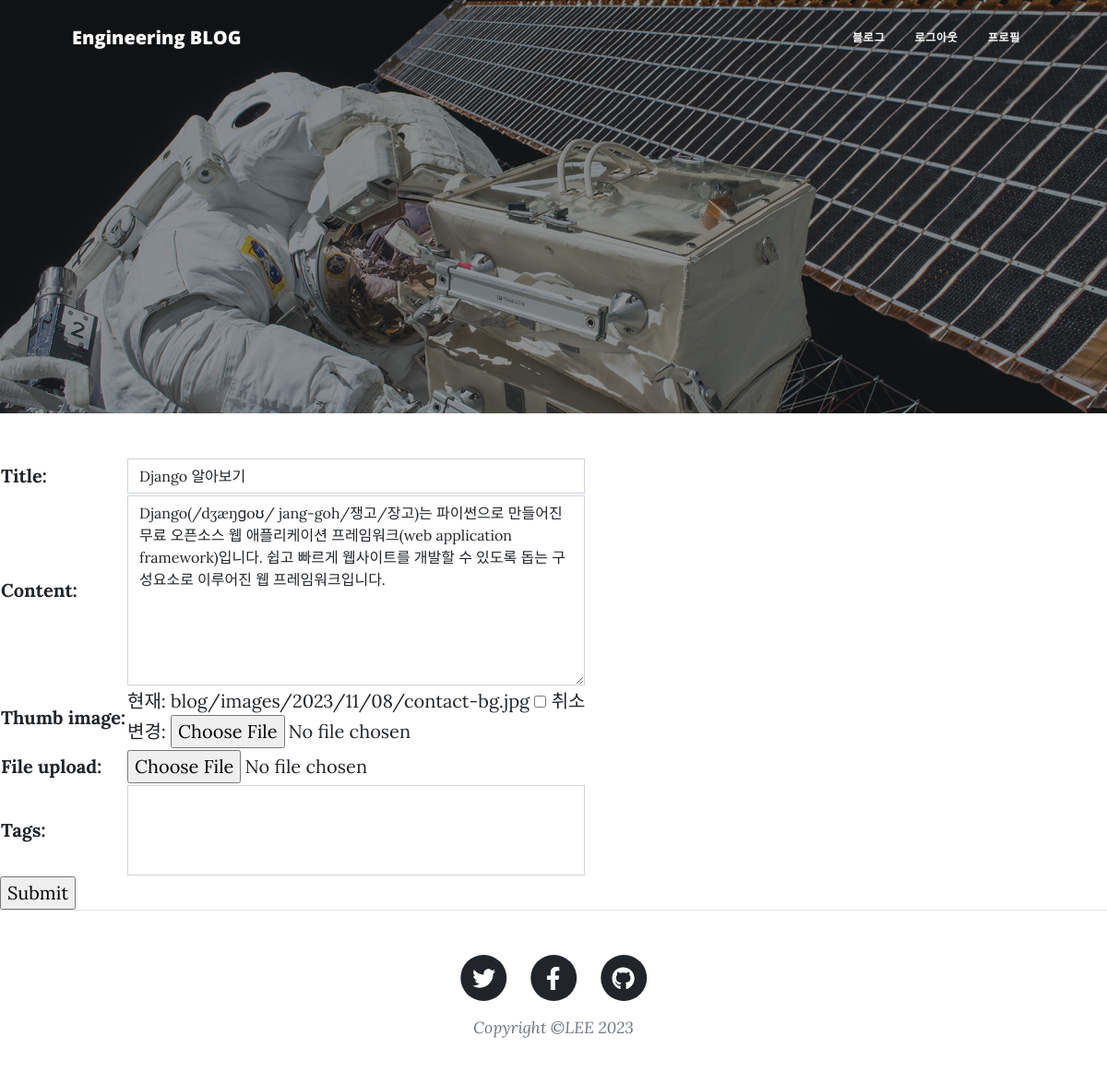
Screenshot of /blog/5/edit/ (signed in) with the database file from the repository.
### blog/models.py (models this page shows, shortened)
class Post(models.Model):
    author = models.ForeignKey(
        User, on_delete=models.CASCADE, null = True
    )
    title = models.CharField(max_length=100)
    content = models.TextField()
    thumb_image = models.ImageField(
        upload_to='blog/images/%Y/%m/%d/', blank=True)
    file_upload = models.FileField(
        upload_to='blog/files/%Y/%m/%d/', blank=True)
    created_at = models.DateTimeField(auto_now_add=True)
    updated_at = models.DateField(auto_now=True)
    view_count = models.PositiveIntegerField(default=0)
    tags = models.ManyToManyField('Tag', blank=True)

### blog/views.py (the view)
class PostUpdateView(UserPassesTestMixin, UpdateView):
    model = Post
    form_class = PostForm
    success_url = reverse_lazy('blog:post_list')
    template_name = 'blog/form.html'
    def test_func(self):
        return self.get_object().author == self.request.user
    def get_context_data(self, **kwargs):
        context = super().get_context_data(**kwargs)
        context['comment_form'] = CommentForm()
        return context

### blog/forms.py
class PostForm(forms.ModelForm):
    class Meta:
        model = Post
        fields = ['title', 'content', 'thumb_image', 'file_upload', 'tags']
        widgets ={
            'title': forms.TextInput(attrs={'class': 'form-control postform'}),
            'content': forms.Textarea(attrs={'class': 'form-control postform', 'rows': 8, 'placeholder' : "글을 작성해주세요"}),
            'thumb_image': forms.ClearableFileInput(attrs={'class': 'form-control-file postform'}),
            'file_upload': forms.ClearableFileInput(attrs={'class': 'form-control-file postform'}),
            'tags': forms.SelectMultiple(attrs={'class': 'form-control postform'}),
        }

class CommentForm(forms.ModelForm):
    class Meta:
        model = Comment
        fields = ['message']
        widgets = {
            'message': forms.Textarea(attrs={'class': 'form-control', 'rows': 4, 'cols': 40, 'placeholder' : "댓글을 남겨주세요."})
        }

### templates/blog/form.html (shortened to what this page needs)
{% extends 'base.html' %}
{% block content %}
{% load static %}
<form action="" method="post" enctype="multipart/form-data">
    <table>
        {{ form.as_table }}
    </table>
    <input type="submit" value="Submit">
</form>
{% endblock %}

### rows the page displays
Post: title "Django 알아보기", content "Django(/dʒæŋɡoʊ/ jang-goh/쟁고/장고)는 파이썬으로 만들어진 무료 오픈소스 웹 애플리케이션 프레임워크(web application framework)입니다. 쉽고 빠르게 웹사이트를 개발할 수 있도록 돕는 구성요소로 이루어진 웹 프레임워크입니다."
